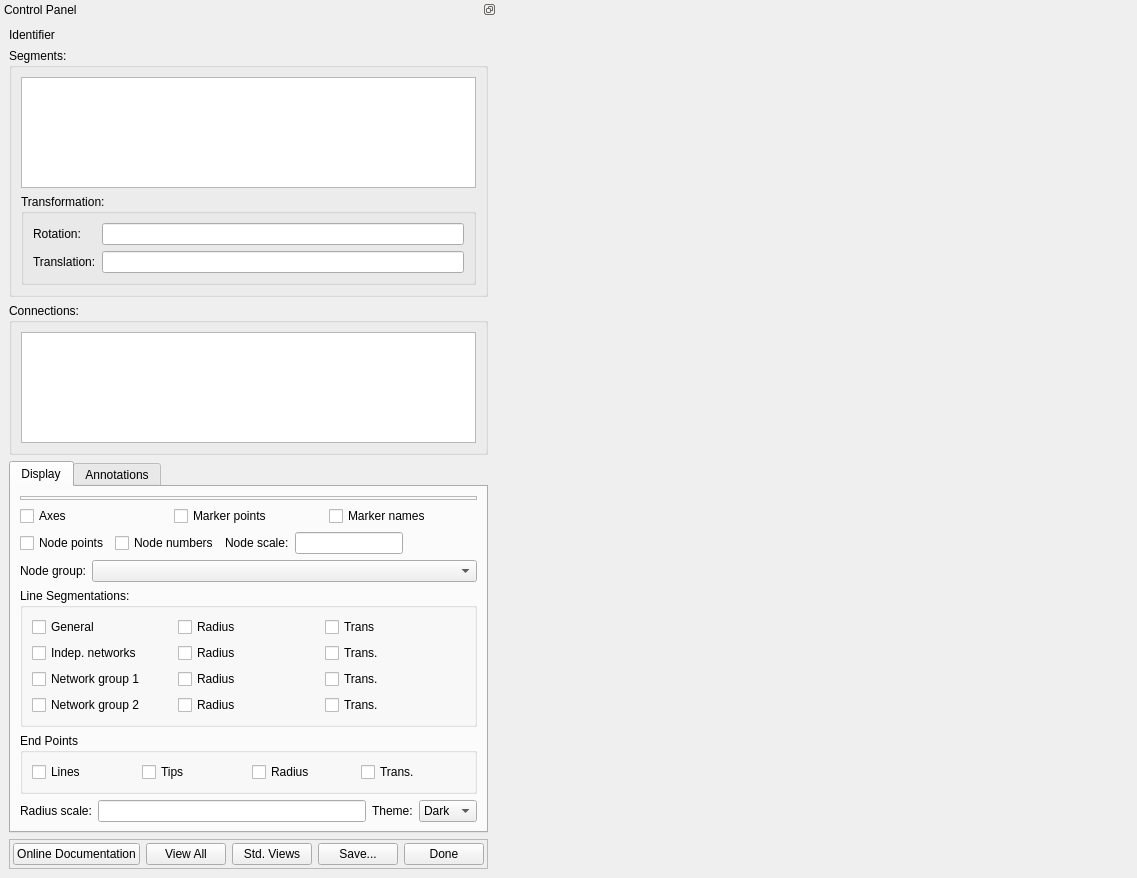
<?xml version="1.0" encoding="UTF-8"?>
<ui version="4.0">
 <class>SegmentationStitcherWidget</class>
 <widget class="QWidget" name="SegmentationStitcherWidget">
  <property name="geometry">
   <rect>
    <x>0</x>
    <y>0</y>
    <width>1137</width>
    <height>878</height>
   </rect>
  </property>
  <property name="sizePolicy">
   <sizepolicy hsizetype="Preferred" vsizetype="Preferred">
    <horstretch>0</horstretch>
    <verstretch>0</verstretch>
   </sizepolicy>
  </property>
  <property name="minimumSize">
   <size>
    <width>0</width>
    <height>0</height>
   </size>
  </property>
  <property name="windowTitle">
   <string>Segmentation Stitcher</string>
  </property>
  <layout class="QHBoxLayout" name="horizontalLayout">
   <property name="spacing">
    <number>4</number>
   </property>
   <property name="leftMargin">
    <number>0</number>
   </property>
   <property name="topMargin">
    <number>0</number>
   </property>
   <property name="rightMargin">
    <number>0</number>
   </property>
   <property name="bottomMargin">
    <number>0</number>
   </property>
   <item>
    <widget class="QDockWidget" name="dockWidget">
     <property name="sizePolicy">
      <sizepolicy hsizetype="Preferred" vsizetype="Preferred">
       <horstretch>0</horstretch>
       <verstretch>0</verstretch>
      </sizepolicy>
     </property>
     <property name="features">
      <set>QDockWidget::DockWidgetFeature::DockWidgetFloatable|QDockWidget::DockWidgetFeature::DockWidgetMovable</set>
     </property>
     <property name="allowedAreas">
      <set>Qt::DockWidgetArea::AllDockWidgetAreas</set>
     </property>
     <property name="windowTitle">
      <string>Control Panel</string>
     </property>
     <widget class="QWidget" name="dockWidgetContents">
      <property name="sizePolicy">
       <sizepolicy hsizetype="Preferred" vsizetype="Expanding">
        <horstretch>0</horstretch>
        <verstretch>0</verstretch>
       </sizepolicy>
      </property>
      <layout class="QVBoxLayout" name="verticalLayout">
       <item>
        <widget class="QLabel" name="identifier_label">
         <property name="sizePolicy">
          <sizepolicy hsizetype="Preferred" vsizetype="Preferred">
           <horstretch>0</horstretch>
           <verstretch>0</verstretch>
          </sizepolicy>
         </property>
         <property name="text">
          <string>Identifier</string>
         </property>
        </widget>
       </item>
       <item>
        <widget class="QGroupBox" name="segments_groupBox">
         <property name="sizePolicy">
          <sizepolicy hsizetype="Preferred" vsizetype="Preferred">
           <horstretch>0</horstretch>
           <verstretch>0</verstretch>
          </sizepolicy>
         </property>
         <property name="title">
          <string>Segments:</string>
         </property>
         <layout class="QVBoxLayout" name="verticalLayout_2">
          <item>
           <widget class="QListWidget" name="segments_listWidget">
            <property name="contextMenuPolicy">
             <enum>Qt::ContextMenuPolicy::CustomContextMenu</enum>
            </property>
            <property name="toolTip">
             <string>&lt;html&gt;&lt;head/&gt;&lt;body&gt;&lt;p&gt;Right-click for segments menu&lt;/p&gt;&lt;/body&gt;&lt;/html&gt;</string>
            </property>
           </widget>
          </item>
          <item>
           <widget class="QGroupBox" name="segmentTransformation_groupBox">
            <property name="sizePolicy">
             <sizepolicy hsizetype="Preferred" vsizetype="Preferred">
              <horstretch>0</horstretch>
              <verstretch>0</verstretch>
             </sizepolicy>
            </property>
            <property name="title">
             <string>Transformation:</string>
            </property>
            <layout class="QFormLayout" name="formLayout">
             <property name="fieldGrowthPolicy">
              <enum>QFormLayout::FieldGrowthPolicy::AllNonFixedFieldsGrow</enum>
             </property>
             <item row="1" column="0">
              <widget class="QLabel" name="segmentRotation_label">
               <property name="text">
                <string>Rotation:</string>
               </property>
              </widget>
             </item>
             <item row="1" column="1">
              <widget class="QLineEdit" name="segmentRotation_lineEdit">
               <property name="toolTip">
                <string>&lt;html&gt;&lt;head/&gt;&lt;body&gt;&lt;p&gt;Euler angle rotations in degrees about z, y', x' for the selected segment above.&lt;/p&gt;&lt;p&gt;To set interactively: with the mouse pointer in the graphics area, hold down the A-key and left mouse button and drag to rotate the segment about the axis normal to the drag in the window plane. Translation will also be affected.&lt;/p&gt;&lt;/body&gt;&lt;/html&gt;</string>
               </property>
              </widget>
             </item>
             <item row="2" column="0">
              <widget class="QLabel" name="segmentTranslation_label">
               <property name="text">
                <string>Translation:</string>
               </property>
              </widget>
             </item>
             <item row="2" column="1">
              <widget class="QLineEdit" name="segmentTranslation_lineEdit">
               <property name="toolTip">
                <string>&lt;html&gt;&lt;head/&gt;&lt;body&gt;&lt;p&gt;Translation in x, y, z for the selected segment above.&lt;/p&gt;&lt;p&gt;To set interactively: with the mouse points in the graphics area, hold down the A-key and middle mouse button and drag to translate.&lt;/p&gt;&lt;/body&gt;&lt;/html&gt;</string>
               </property>
              </widget>
             </item>
            </layout>
           </widget>
          </item>
         </layout>
        </widget>
       </item>
       <item>
        <widget class="QGroupBox" name="connections_groupBox">
         <property name="title">
          <string>Connections:</string>
         </property>
         <layout class="QFormLayout" name="formLayout_3">
          <item row="0" column="0" colspan="2">
           <widget class="QListWidget" name="connections_listWidget">
            <property name="contextMenuPolicy">
             <enum>Qt::ContextMenuPolicy::CustomContextMenu</enum>
            </property>
            <property name="toolTip">
             <string>&lt;html&gt;&lt;head/&gt;&lt;body&gt;&lt;p&gt;Right-click for connections menu&lt;/p&gt;&lt;/body&gt;&lt;/html&gt;</string>
            </property>
           </widget>
          </item>
         </layout>
        </widget>
       </item>
       <item>
        <widget class="QTabWidget" name="controls_tabWidget">
         <property name="sizePolicy">
          <sizepolicy hsizetype="Expanding" vsizetype="Minimum">
           <horstretch>0</horstretch>
           <verstretch>0</verstretch>
          </sizepolicy>
         </property>
         <property name="currentIndex">
          <number>0</number>
         </property>
         <widget class="QWidget" name="display_tab">
          <attribute name="title">
           <string>Display</string>
          </attribute>
          <layout class="QVBoxLayout" name="verticalLayout_7">
           <item>
            <widget class="QFrame" name="displayMisc_frame">
             <property name="frameShape">
              <enum>QFrame::Shape::StyledPanel</enum>
             </property>
             <property name="frameShadow">
              <enum>QFrame::Shadow::Raised</enum>
             </property>
             <layout class="QHBoxLayout" name="horizontalLayout_8">
              <property name="leftMargin">
               <number>0</number>
              </property>
              <property name="topMargin">
               <number>0</number>
              </property>
              <property name="rightMargin">
               <number>0</number>
              </property>
              <property name="bottomMargin">
               <number>0</number>
              </property>
             </layout>
            </widget>
           </item>
           <item>
            <widget class="QFrame" name="displayMarker_frame">
             <property name="frameShape">
              <enum>QFrame::Shape::NoFrame</enum>
             </property>
             <property name="frameShadow">
              <enum>QFrame::Shadow::Plain</enum>
             </property>
             <layout class="QGridLayout" name="gridLayout">
              <property name="leftMargin">
               <number>0</number>
              </property>
              <property name="topMargin">
               <number>0</number>
              </property>
              <property name="rightMargin">
               <number>0</number>
              </property>
              <property name="bottomMargin">
               <number>0</number>
              </property>
              <item row="3" column="2">
               <widget class="QCheckBox" name="displayMarkerNames_checkBox">
                <property name="text">
                 <string>Marker names</string>
                </property>
               </widget>
              </item>
              <item row="3" column="1">
               <widget class="QCheckBox" name="displayMarkerPoints_checkBox">
                <property name="text">
                 <string>Marker points</string>
                </property>
               </widget>
              </item>
              <item row="3" column="0">
               <widget class="QCheckBox" name="displayAxes_checkBox">
                <property name="text">
                 <string>Axes</string>
                </property>
               </widget>
              </item>
             </layout>
            </widget>
           </item>
           <item alignment="Qt::AlignmentFlag::AlignLeft">
            <widget class="QFrame" name="displayNode_frame">
             <property name="frameShape">
              <enum>QFrame::Shape::NoFrame</enum>
             </property>
             <property name="frameShadow">
              <enum>QFrame::Shadow::Plain</enum>
             </property>
             <layout class="QHBoxLayout" name="horizontalLayout_12">
              <property name="leftMargin">
               <number>0</number>
              </property>
              <property name="topMargin">
               <number>0</number>
              </property>
              <property name="rightMargin">
               <number>0</number>
              </property>
              <property name="bottomMargin">
               <number>0</number>
              </property>
              <item>
               <widget class="QCheckBox" name="displayNodePoints_checkBox">
                <property name="text">
                 <string>Node points</string>
                </property>
               </widget>
              </item>
              <item>
               <widget class="QCheckBox" name="displayNodeNumbers_checkBox">
                <property name="text">
                 <string>Node numbers</string>
                </property>
               </widget>
              </item>
              <item>
               <widget class="QFrame" name="displayNodePointsScale_frame">
                <property name="frameShape">
                 <enum>QFrame::Shape::NoFrame</enum>
                </property>
                <property name="frameShadow">
                 <enum>QFrame::Shadow::Plain</enum>
                </property>
                <layout class="QHBoxLayout" name="horizontalLayout_13">
                 <property name="leftMargin">
                  <number>0</number>
                 </property>
                 <property name="topMargin">
                  <number>0</number>
                 </property>
                 <property name="rightMargin">
                  <number>0</number>
                 </property>
                 <property name="bottomMargin">
                  <number>0</number>
                 </property>
                 <item>
                  <widget class="QLabel" name="displayNodePointsScale_label">
                   <property name="text">
                    <string>Node scale:</string>
                   </property>
                  </widget>
                 </item>
                 <item>
                  <widget class="QLineEdit" name="displayNodePointsScale_lineEdit">
                   <property name="toolTip">
                    <string>&lt;html&gt;&lt;head/&gt;&lt;body&gt;&lt;p&gt;Set scale of node point sphere glyphs x 1/100 of mean segment length.&lt;/p&gt;&lt;p&gt;Value 0.0 sets fixed-size node point glyph.&lt;/p&gt;&lt;/body&gt;&lt;/html&gt;</string>
                   </property>
                  </widget>
                 </item>
                </layout>
               </widget>
              </item>
             </layout>
            </widget>
           </item>
           <item>
            <widget class="QFrame" name="displayNodeGroup_frame">
             <property name="frameShape">
              <enum>QFrame::Shape::NoFrame</enum>
             </property>
             <property name="frameShadow">
              <enum>QFrame::Shadow::Plain</enum>
             </property>
             <layout class="QFormLayout" name="formLayout_5">
              <property name="leftMargin">
               <number>0</number>
              </property>
              <property name="topMargin">
               <number>0</number>
              </property>
              <property name="rightMargin">
               <number>0</number>
              </property>
              <property name="bottomMargin">
               <number>0</number>
              </property>
              <item row="0" column="0">
               <widget class="QLabel" name="displayNodeGroup_label">
                <property name="text">
                 <string>Node group:</string>
                </property>
               </widget>
              </item>
              <item row="0" column="1">
               <widget class="QComboBox" name="displayNodeGroup_comboBox"/>
              </item>
             </layout>
            </widget>
           </item>
           <item>
            <widget class="QGroupBox" name="displayLineCategories_groupBox">
             <property name="title">
              <string>Line Segmentations:</string>
             </property>
             <layout class="QVBoxLayout" name="verticalLayout_4">
              <item>
               <widget class="QFrame" name="displayLineGeneral_frame">
                <property name="frameShape">
                 <enum>QFrame::Shape::NoFrame</enum>
                </property>
                <property name="frameShadow">
                 <enum>QFrame::Shadow::Plain</enum>
                </property>
                <layout class="QHBoxLayout" name="horizontalLayout_9">
                 <property name="leftMargin">
                  <number>0</number>
                 </property>
                 <property name="topMargin">
                  <number>0</number>
                 </property>
                 <property name="rightMargin">
                  <number>0</number>
                 </property>
                 <property name="bottomMargin">
                  <number>0</number>
                 </property>
                 <item>
                  <widget class="QCheckBox" name="displayLineGeneral_checkBox">
                   <property name="text">
                    <string>General               </string>
                   </property>
                  </widget>
                 </item>
                 <item>
                  <widget class="QCheckBox" name="displayLineGeneralRadius_checkBox">
                   <property name="sizePolicy">
                    <sizepolicy hsizetype="Minimum" vsizetype="Fixed">
                     <horstretch>0</horstretch>
                     <verstretch>0</verstretch>
                    </sizepolicy>
                   </property>
                   <property name="text">
                    <string>Radius</string>
                   </property>
                  </widget>
                 </item>
                 <item>
                  <widget class="QCheckBox" name="displayLineGeneralTrans_checkBox">
                   <property name="text">
                    <string>Trans</string>
                   </property>
                  </widget>
                 </item>
                </layout>
               </widget>
              </item>
              <item>
               <widget class="QFrame" name="displayIndepNetworks_frame">
                <property name="frameShape">
                 <enum>QFrame::Shape::NoFrame</enum>
                </property>
                <property name="frameShadow">
                 <enum>QFrame::Shadow::Plain</enum>
                </property>
                <layout class="QHBoxLayout" name="horizontalLayout_10">
                 <property name="leftMargin">
                  <number>0</number>
                 </property>
                 <property name="topMargin">
                  <number>0</number>
                 </property>
                 <property name="rightMargin">
                  <number>0</number>
                 </property>
                 <property name="bottomMargin">
                  <number>0</number>
                 </property>
                 <item>
                  <widget class="QCheckBox" name="displayIndepNetworks_checkBox">
                   <property name="text">
                    <string>Indep. networks  </string>
                   </property>
                  </widget>
                 </item>
                 <item>
                  <widget class="QCheckBox" name="displayIndepNetworksRadius_checkBox">
                   <property name="text">
                    <string>Radius</string>
                   </property>
                  </widget>
                 </item>
                 <item>
                  <widget class="QCheckBox" name="displayIndepNetworksTrans_checkBox">
                   <property name="text">
                    <string>Trans.</string>
                   </property>
                  </widget>
                 </item>
                </layout>
               </widget>
              </item>
              <item>
               <widget class="QFrame" name="displayNetworkGroup1_frame">
                <property name="frameShape">
                 <enum>QFrame::Shape::NoFrame</enum>
                </property>
                <property name="frameShadow">
                 <enum>QFrame::Shadow::Plain</enum>
                </property>
                <layout class="QHBoxLayout" name="horizontalLayout_6">
                 <property name="leftMargin">
                  <number>0</number>
                 </property>
                 <property name="topMargin">
                  <number>0</number>
                 </property>
                 <property name="rightMargin">
                  <number>0</number>
                 </property>
                 <property name="bottomMargin">
                  <number>0</number>
                 </property>
                 <item>
                  <widget class="QCheckBox" name="displayNetworkGroup1_checkBox">
                   <property name="text">
                    <string>Network group 1</string>
                   </property>
                  </widget>
                 </item>
                 <item>
                  <widget class="QCheckBox" name="displayNetworkGroup1Radius_checkBox">
                   <property name="sizePolicy">
                    <sizepolicy hsizetype="Minimum" vsizetype="Fixed">
                     <horstretch>0</horstretch>
                     <verstretch>0</verstretch>
                    </sizepolicy>
                   </property>
                   <property name="text">
                    <string>Radius</string>
                   </property>
                  </widget>
                 </item>
                 <item>
                  <widget class="QCheckBox" name="displayNetworkGroup1Trans_checkBox">
                   <property name="text">
                    <string>Trans.</string>
                   </property>
                  </widget>
                 </item>
                </layout>
               </widget>
              </item>
              <item>
               <widget class="QFrame" name="displayNetworkGroup2_frame">
                <property name="frameShape">
                 <enum>QFrame::Shape::NoFrame</enum>
                </property>
                <property name="frameShadow">
                 <enum>QFrame::Shadow::Plain</enum>
                </property>
                <layout class="QHBoxLayout" name="horizontalLayout_4">
                 <property name="leftMargin">
                  <number>0</number>
                 </property>
                 <property name="topMargin">
                  <number>0</number>
                 </property>
                 <property name="rightMargin">
                  <number>0</number>
                 </property>
                 <property name="bottomMargin">
                  <number>0</number>
                 </property>
                 <item>
                  <widget class="QCheckBox" name="displayNetworkGroup2_checkBox">
                   <property name="text">
                    <string>Network group 2</string>
                   </property>
                  </widget>
                 </item>
                 <item>
                  <widget class="QCheckBox" name="displayNetworkGroup2Radius_checkBox">
                   <property name="sizePolicy">
                    <sizepolicy hsizetype="Minimum" vsizetype="Fixed">
                     <horstretch>0</horstretch>
                     <verstretch>0</verstretch>
                    </sizepolicy>
                   </property>
                   <property name="text">
                    <string>Radius</string>
                   </property>
                  </widget>
                 </item>
                 <item>
                  <widget class="QCheckBox" name="displayNetworkGroup2Trans_checkBox">
                   <property name="text">
                    <string>Trans.</string>
                   </property>
                  </widget>
                 </item>
                </layout>
               </widget>
              </item>
             </layout>
            </widget>
           </item>
           <item>
            <widget class="QGroupBox" name="displayEndPoint_groupBox">
             <property name="title">
              <string>End Points</string>
             </property>
             <layout class="QHBoxLayout" name="horizontalLayout_7">
              <item>
               <widget class="QCheckBox" name="displayEndPointBestFitLines_checkBox">
                <property name="text">
                 <string>Lines</string>
                </property>
               </widget>
              </item>
              <item>
               <widget class="QCheckBox" name="displayEndPointDirections_checkBox">
                <property name="sizePolicy">
                 <sizepolicy hsizetype="Minimum" vsizetype="Fixed">
                  <horstretch>0</horstretch>
                  <verstretch>0</verstretch>
                 </sizepolicy>
                </property>
                <property name="text">
                 <string>Tips</string>
                </property>
               </widget>
              </item>
              <item>
               <widget class="QCheckBox" name="displayEndPointRadius_checkBox">
                <property name="text">
                 <string>Radius</string>
                </property>
               </widget>
              </item>
              <item>
               <widget class="QCheckBox" name="displayEndPointTrans_checkBox">
                <property name="text">
                 <string>Trans.</string>
                </property>
               </widget>
              </item>
             </layout>
            </widget>
           </item>
           <item>
            <widget class="QFrame" name="displayScale_frame">
             <property name="frameShape">
              <enum>QFrame::Shape::NoFrame</enum>
             </property>
             <property name="frameShadow">
              <enum>QFrame::Shadow::Plain</enum>
             </property>
             <layout class="QHBoxLayout" name="horizontalLayout_3">
              <property name="leftMargin">
               <number>0</number>
              </property>
              <property name="topMargin">
               <number>0</number>
              </property>
              <property name="rightMargin">
               <number>0</number>
              </property>
              <property name="bottomMargin">
               <number>0</number>
              </property>
              <item>
               <widget class="QLabel" name="displayRadiusScale_label">
                <property name="text">
                 <string>Radius scale:</string>
                </property>
               </widget>
              </item>
              <item>
               <widget class="QLineEdit" name="displayRadiusScale_lineEdit">
                <property name="sizePolicy">
                 <sizepolicy hsizetype="Expanding" vsizetype="Fixed">
                  <horstretch>0</horstretch>
                  <verstretch>0</verstretch>
                 </sizepolicy>
                </property>
                <property name="toolTip">
                 <string>&lt;html&gt;&lt;head/&gt;&lt;body&gt;&lt;p&gt;Set scale of radius shown e.g. 0.5 shows graphics at half the true radius.&lt;/p&gt;&lt;/body&gt;&lt;/html&gt;</string>
                </property>
               </widget>
              </item>
              <item>
               <widget class="QFrame" name="displayTheme_frame">
                <property name="frameShape">
                 <enum>QFrame::Shape::NoFrame</enum>
                </property>
                <property name="frameShadow">
                 <enum>QFrame::Shadow::Plain</enum>
                </property>
                <layout class="QFormLayout" name="formLayout_4">
                 <property name="fieldGrowthPolicy">
                  <enum>QFormLayout::FieldGrowthPolicy::FieldsStayAtSizeHint</enum>
                 </property>
                 <property name="leftMargin">
                  <number>0</number>
                 </property>
                 <property name="topMargin">
                  <number>0</number>
                 </property>
                 <property name="rightMargin">
                  <number>0</number>
                 </property>
                 <property name="bottomMargin">
                  <number>0</number>
                 </property>
                 <item row="1" column="0">
                  <widget class="QLabel" name="displayTheme_label">
                   <property name="text">
                    <string>Theme:</string>
                   </property>
                  </widget>
                 </item>
                 <item row="1" column="1">
                  <widget class="QComboBox" name="displayTheme_comboBox">
                   <property name="toolTip">
                    <string>&lt;html&gt;&lt;head/&gt;&lt;body&gt;&lt;p&gt;Switch between black/white background theme with other colours changed for contrast.&lt;/p&gt;&lt;/body&gt;&lt;/html&gt;</string>
                   </property>
                   <item>
                    <property name="text">
                     <string>Dark</string>
                    </property>
                   </item>
                   <item>
                    <property name="text">
                     <string>Light</string>
                    </property>
                   </item>
                  </widget>
                 </item>
                </layout>
               </widget>
              </item>
             </layout>
            </widget>
           </item>
          </layout>
         </widget>
         <widget class="QWidget" name="annotations_tab">
          <attribute name="title">
           <string>Annotations</string>
          </attribute>
          <layout class="QVBoxLayout" name="verticalLayout_12">
           <item>
            <widget class="QFrame" name="annotations_group_frame">
             <property name="frameShape">
              <enum>QFrame::Shape::StyledPanel</enum>
             </property>
             <property name="frameShadow">
              <enum>QFrame::Shadow::Raised</enum>
             </property>
             <layout class="QFormLayout" name="formLayout_2">
              <property name="leftMargin">
               <number>0</number>
              </property>
              <property name="topMargin">
               <number>0</number>
              </property>
              <property name="rightMargin">
               <number>0</number>
              </property>
              <property name="bottomMargin">
               <number>0</number>
              </property>
              <item row="0" column="0">
               <widget class="QLabel" name="annotationName_label">
                <property name="text">
                 <string>Name:</string>
                </property>
               </widget>
              </item>
              <item row="1" column="0">
               <widget class="QLabel" name="annotationTerm_label">
                <property name="text">
                 <string>Term:</string>
                </property>
               </widget>
              </item>
              <item row="1" column="1">
               <widget class="QLineEdit" name="annotationTerm_lineEdit">
                <property name="enabled">
                 <bool>false</bool>
                </property>
               </widget>
              </item>
              <item row="2" column="0">
               <widget class="QLabel" name="annotationDimension_label">
                <property name="text">
                 <string>Dimension:</string>
                </property>
               </widget>
              </item>
              <item row="2" column="1">
               <widget class="QLineEdit" name="annotationDimension_lineEdit">
                <property name="enabled">
                 <bool>false</bool>
                </property>
               </widget>
              </item>
              <item row="3" column="0">
               <widget class="QLabel" name="annotationCategory_label">
                <property name="text">
                 <string>Category:</string>
                </property>
               </widget>
              </item>
              <item row="3" column="1">
               <widget class="QComboBox" name="annotationCategory_comboBox">
                <property name="toolTip">
                 <string>&lt;html&gt;&lt;head/&gt;&lt;body&gt;&lt;p&gt;Set the category controlling how features with this annotation term are interpreted:&lt;/p&gt;&lt;p&gt;* EXCLUDE: exclude from output.&lt;/p&gt;&lt;p&gt;* GENERAL: include but do not stitch.&lt;/p&gt;&lt;p&gt;* INDEPENDENT_NETWORK: include and allow stitching with itself only.&lt;/p&gt;&lt;p&gt;* NETWORK_GROUP_1: include and allow stitching between anything in this group.&lt;/p&gt;&lt;p&gt;* NETWORK_GROUP_2: include and allow stitching between anything in this group.&lt;/p&gt;&lt;/body&gt;&lt;/html&gt;</string>
                </property>
               </widget>
              </item>
              <item row="0" column="1">
               <widget class="QComboBox" name="annotationName_comboBox"/>
              </item>
              <item row="5" column="0">
               <widget class="QLabel" name="annotationAlignWeight_label">
                <property name="text">
                 <string>Align Weight:</string>
                </property>
               </widget>
              </item>
              <item row="5" column="1">
               <widget class="QLineEdit" name="annotationAlignWeight_lineEdit">
                <property name="toolTip">
                 <string>&lt;html&gt;&lt;head/&gt;&lt;body&gt;&lt;p&gt;&lt;br/&gt;Weight &amp;gt;= 0.0 applied to this annotation/category when optimizing alignment.&lt;/p&gt;&lt;/body&gt;&lt;/html&gt;</string>
                </property>
               </widget>
              </item>
              <item row="4" column="1">
               <widget class="QCheckBox" name="annotiationSetByCategory_checkBox">
                <property name="toolTip">
                 <string>&lt;html&gt;&lt;head/&gt;&lt;body&gt;&lt;p&gt;If checked, the values entered in the following are set for all annotations in the current category.&lt;/p&gt;&lt;/body&gt;&lt;/html&gt;</string>
                </property>
                <property name="text">
                 <string>Set by category:</string>
                </property>
                <property name="checked">
                 <bool>true</bool>
                </property>
               </widget>
              </item>
             </layout>
            </widget>
           </item>
          </layout>
         </widget>
        </widget>
       </item>
       <item>
        <widget class="QFrame" name="bottom_frame">
         <property name="frameShape">
          <enum>QFrame::Shape::StyledPanel</enum>
         </property>
         <property name="frameShadow">
          <enum>QFrame::Shadow::Raised</enum>
         </property>
         <layout class="QHBoxLayout" name="horizontalLayout_2">
          <property name="leftMargin">
           <number>3</number>
          </property>
          <property name="topMargin">
           <number>3</number>
          </property>
          <property name="rightMargin">
           <number>3</number>
          </property>
          <property name="bottomMargin">
           <number>3</number>
          </property>
          <item>
           <widget class="QPushButton" name="documentation_pushButton">
            <property name="text">
             <string>Online Documentation</string>
            </property>
           </widget>
          </item>
          <item>
           <widget class="QPushButton" name="viewAll_pushButton">
            <property name="text">
             <string>View All</string>
            </property>
           </widget>
          </item>
          <item>
           <widget class="QPushButton" name="stdViews_pushButton">
            <property name="text">
             <string>Std. Views</string>
            </property>
           </widget>
          </item>
          <item>
           <widget class="QPushButton" name="save_pushButton">
            <property name="toolTip">
             <string>&lt;html&gt;&lt;head/&gt;&lt;body&gt;&lt;p&gt;Save stitcher and display settings without leaving.&lt;/p&gt;&lt;/body&gt;&lt;/html&gt;</string>
            </property>
            <property name="text">
             <string>Save...</string>
            </property>
           </widget>
          </item>
          <item>
           <widget class="QPushButton" name="done_pushButton">
            <property name="sizePolicy">
             <sizepolicy hsizetype="Minimum" vsizetype="Fixed">
              <horstretch>0</horstretch>
              <verstretch>0</verstretch>
             </sizepolicy>
            </property>
            <property name="text">
             <string>Done</string>
            </property>
           </widget>
          </item>
         </layout>
        </widget>
       </item>
      </layout>
     </widget>
    </widget>
   </item>
   <item>
    <widget class="AlignmentSceneviewerWidget" name="alignmentsceneviewerwidget" native="true">
     <property name="sizePolicy">
      <sizepolicy hsizetype="Expanding" vsizetype="Expanding">
       <horstretch>1</horstretch>
       <verstretch>1</verstretch>
      </sizepolicy>
     </property>
     <property name="autoFillBackground">
      <bool>false</bool>
     </property>
    </widget>
   </item>
  </layout>
 </widget>
 <customwidgets>
  <customwidget>
   <class>AlignmentSceneviewerWidget</class>
   <extends>QWidget</extends>
   <header>cmlibs/widgets/alignmentsceneviewerwidget.h</header>
   <container>1</container>
  </customwidget>
 </customwidgets>
 <resources/>
 <connections/>
</ui>
